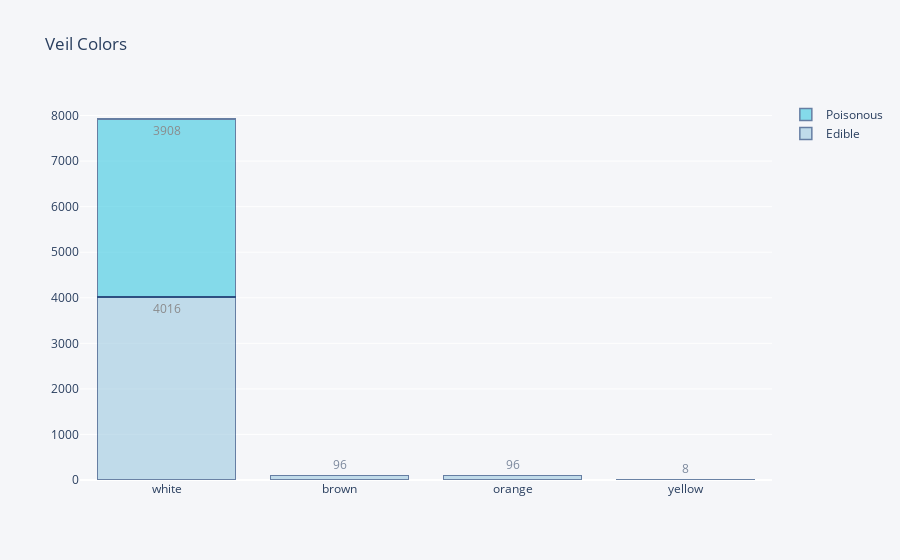

Notebook source saved alongside this figure:
### Markdown cell above
Following bar chart shows number of veil colors according to mushroom classes. Most of the mushrooms have white veil color in dataset. Also edible mushrooms veil colors can be orange or brown.

### Code cell
trace1 = go.Bar(
    x=edible_veil_color.index,
    y=edible_veil_color["veil-color"].values,
    text=edible_veil_color["veil-color"].values,
    textposition = 'auto',
    name="Edible",
    marker=dict(
        color='rgb(158,202,225)',
        line=dict(
            color='rgb(8,48,107)',
            width=1.5),
        ),
    opacity=0.6
)

trace2 = go.Bar(
    x=poisonous_veil_color.index,
    y=poisonous_veil_color["veil-color"],
    text=poisonous_veil_color["veil-color"],
    name="Poisonous",
    textposition = 'auto',
    marker=dict(
        color='rgb(58,200,225)',
        line=dict(
            color='rgb(8,48,107)',
            width=1.5),
        ),
    opacity=0.6
    
)
Layout=go.Layout(
    title='Veil Colors',
    barmode='stack',
    paper_bgcolor='rgba(245, 246, 249, 1)',
    plot_bgcolor='rgba(245, 246, 249, 1)'
   
)

data65 = [trace1,trace2]
fig = go.Figure(data=data65, layout=Layout)
iplot(fig)

### Figure 1 — Plotly figure (JSON) as saved in the notebook; plotly's stock layout.template omitted (floating-point values rounded to 4 significant figures)
{"data": [{"marker": {"color": "rgb(158,202,225)", "line": {"color": "rgb(8,48,107)", "width": 1.5}}, "name": "Edible", "opacity": 0.6, "text": [4016, 96, 96], "textposition": "auto", "type": "bar", "x": ["white", "brown", "orange"], "y": [4016, 96, 96]}, {"marker": {"color": "rgb(58,200,225)", "line": {"color": "rgb(8,48,107)", "width": 1.5}}, "name": "Poisonous", "opacity": 0.6, "text": [3908, 8], "textposition": "auto", "type": "bar", "x": ["white", "yellow"], "y": [3908, 8]}], "layout": {"barmode": "stack", "paper_bgcolor": "rgba(245, 246, 249, 1)", "plot_bgcolor": "rgba(245, 246, 249, 1)", "title": {"text": "Veil Colors"}}}
